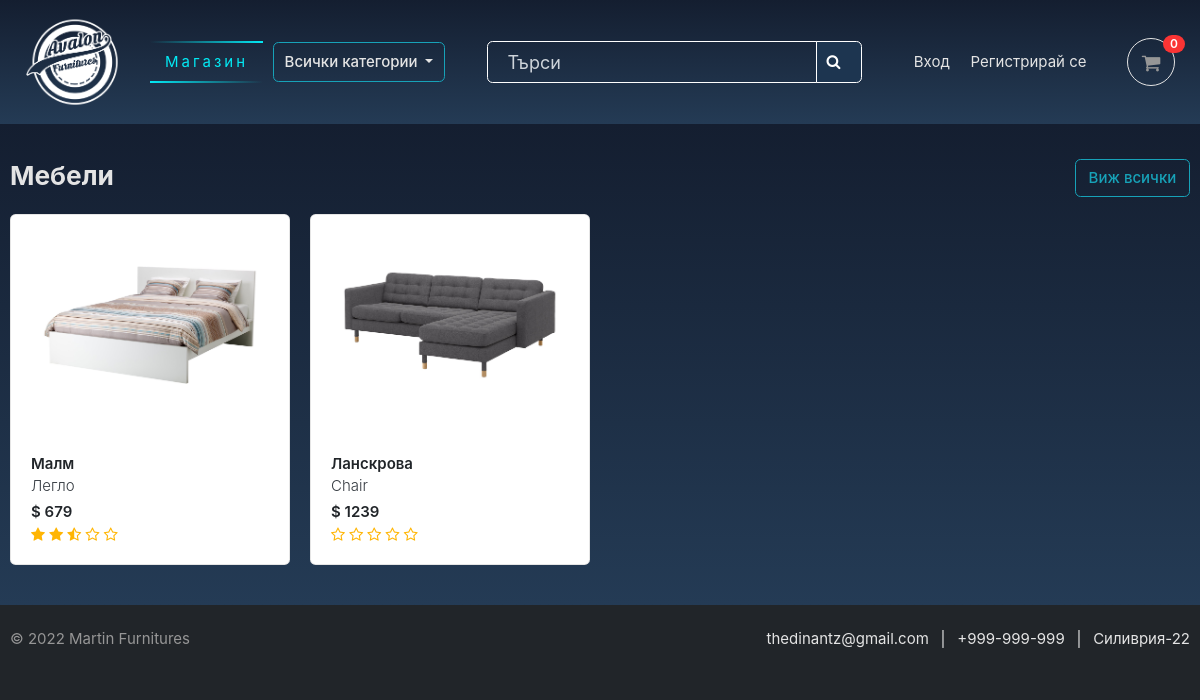
The app's page /, older data.
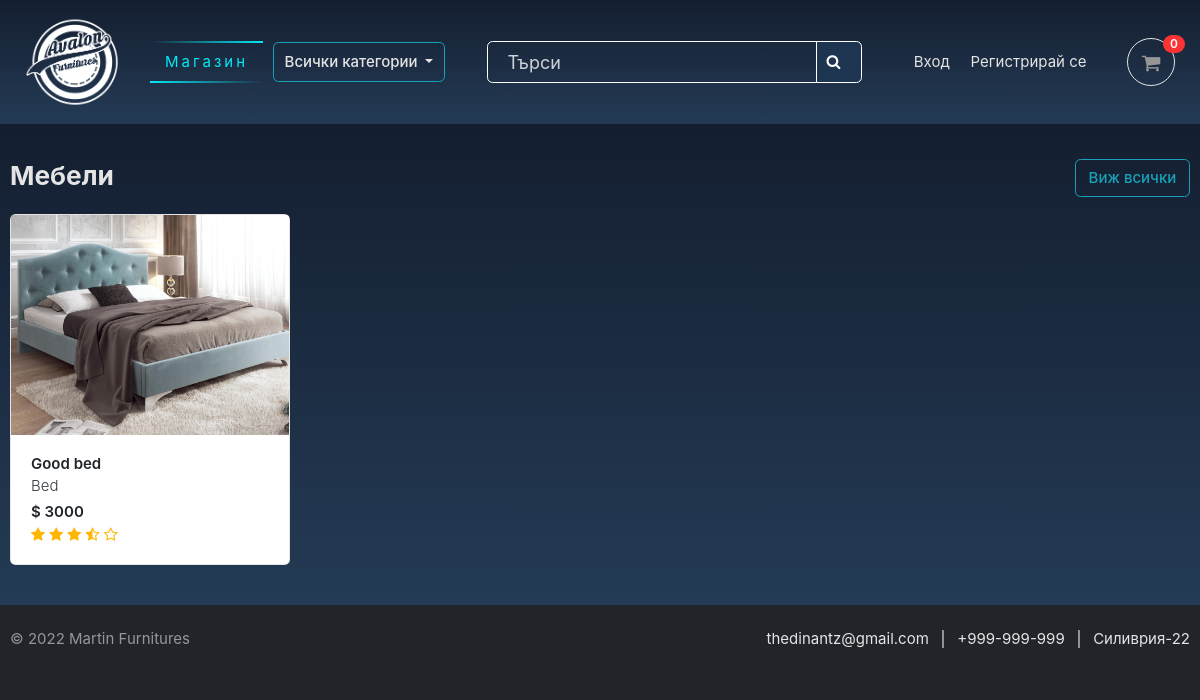
The same page, newer data.
### store/models.py (models this page shows, shortened)
class Product(models.Model):
    product_name = models.CharField(max_length=50, unique=True)
    slug = models.SlugField(max_length=50, unique=True)
    description = models.TextField(max_length=600, blank=True)
    dimensions = models.TextField(max_length=200, blank=True)
    type = models.CharField(max_length=50, null=False, blank=False)
    price = models.IntegerField()
    images = models.ImageField(upload_to='photos/products')
    stock = models.IntegerField()
    is_available = models.BooleanField(default=True)
    category = models.ForeignKey(Category, on_delete=models.CASCADE)
    created_date = models.DateTimeField(auto_now_add=True)
    modified_date = models.DateTimeField(auto_now=True)
    def get_url(self):
        return reverse('product_detail', args=[self.category.slug, self.slug])
    def averageReview(self):
        reviews = ReviewRating.objects.filter(product=self, status=True).aggregate(average=Avg('rating'))
        avg = 0
        if reviews['average'] is not None:
            avg = float(reviews['average'])
        return avg

### ecommerce/views.py (the view)
# urls.py: 2. Add a URL to urlpatterns:  path('', views.home, name='home')
def home(request):
    products = Product.objects.all().filter(is_available=True)
    context = {
        'products': products,
    }
    return render(request, 'home.html', context)

### carts/context_processors.py (called while the page is built)
def counter(request):
    cart_count = 0
    if 'admin' in request.path:
        return {}
    else:
        try:
            cart = Cart.objects.filter(cart_id=_cart_id(request))
            if request.user.is_authenticated:
                cart_items = CartItem.objects.all().filter(user=request.user)
            else:
                cart_items = CartItem.objects.all().filter(cart=cart[:1])
            for cart_item in cart_items:
                cart_count += cart_item.quantity
        except Cart.DoesNotExist:
            cart_count = 0
    return dict(cart_count=cart_count)

### carts/views.py (called while the page is built)
def _cart_id(request):
    cart = request.session.session_key
    if not cart:
        cart = request.session.create()
    return cart

### category/context_processors.py (called while the page is built)
def menu_links(request):
    links = Category.objects.all()
    return dict(links=links)

### category/models.py (called while the page is built)
    def get_url(self):
        return reverse('products_by_category', args=[self.slug])

### templates/home.html (shortened to what this page needs)
{% extends 'base.html' %}
{% load static %}
{% block content %}
<section class="section padding-y-sm coloringlinear">
<div class="container">
<header class="section-heading">
	<a href="{% url 'store' %}" class="btn btn-outline-info float-right">Виж всички</a>
	<h3 class="section-title text-light">Мебели</h3>
</header>
<div class="row">
	{% for product in products %}
	<div class="col-md-3">
		<div class="card card-product-grid">
			<a href="{{ product.get_url }}" class="img-wrap"> <img src="{{ product.images.url }}"> </a>
			<figcaption class="info-wrap">
				<a href="{{ product.get_url }}" class="title font-weight-bold">{{ product.product_name }}</a>
				<div class="font-weight-light">{{ product.type }}</div>
				<div class="price mt-1">$ {{ product.price }}</div>
				<div class="rating-star">
					<span>
						<i class="fa fa-star{% if product.averageReview < 0.5 %}-o{% elif product.averageReview >= 0.5 and product.averageReview < 1 %}-half-o {% endif %}" aria-hidden="true"></i>
						<i class="fa fa-star{% if product.averageReview < 1.5 %}-o{% elif product.averageReview >= 1.5 and product.averageReview < 2 %}-half-o {% endif %}" aria-hidden="true"></i>
						<i class="fa fa-star{% if product.averageReview < 2.5 %}-o{% elif product.averageReview >= 2.5 and product.averageReview < 3 %}-half-o {% endif %}" aria-hidden="true"></i>
						<i class="fa fa-star{% if product.averageReview < 3.5 %}-o{% elif product.averageReview >= 3.5 and product.averageReview < 4 %}-half-o {% endif %}" aria-hidden="true"></i>
						<i class="fa fa-star{% if product.averageReview < 4.5 %}-o{% elif product.averageReview >= 4.5 and product.averageReview < 5 %}-half-o {% endif %}" aria-hidden="true"></i>
						</span>
				</div>
			</figcaption>
		</div>
	</div>
	{% endfor %}
</div>
</div>
</section>
</body>
</html>
{% endblock content %}

### templates/base.html (shortened to what this page needs)
{% load static %}
<!DOCTYPE HTML>
<html lang="en">
<head>
<link href="{% static 'css/bootstrap.css' %}" rel="stylesheet" type="text/css"/>
<link href="{% static 'fonts/fontawesome/css/all.min.css' %}" type="text/css" rel="stylesheet">
<link href="{% static 'css/ui.css' %}" rel="stylesheet" type="text/css"/>
<link href="{% static 'css/responsive.css' %}" rel="stylesheet" media="only screen and (max-width: 1200px)" />
<link href="{% static 'css/custom.css' %}" rel="stylesheet" type="text/css"/>
<link rel="stylesheet" href="https://cdnjs.cloudflare.com/ajax/libs/font-awesome/4.7.0/css/font-awesome.min.css">
<link href="{% static 'css/custom2.css' %}" rel="stylesheet" type="text/css"/>
</head>
<body class="bg-dark">
    {% include 'includes/navbar.html' %}
    {% block content %}{% endblock content %}
    {% include 'includes/footer.html' %}
</body>
</html>

### templates/includes/navbar.html (shortened to what this page needs)
{% load static %}
<header class="navbar navbar-expand-lg navbar-dark coloringlinear">
  <div class="container">
    <a class="navbar-brand" href="{% url 'home' %}">
      <img src="{% static './images/logo.png' %}" width="100" height="100">
    </a>
    <a href="{% url 'store' %}" class="a-glow"><span></span>
      <span></span>
      Магазин</a>
    <div class="collapse navbar-collapse ml-auto" id="navbarNav">
      <ul class="navbar-nav">
        <li class="nav-item dropdown">
          <a class="nav-link dropdown-toggle btn btn-outline-info text-light" id="navbarDropdownMenuLink" role="button" data-toggle="dropdown" aria-haspopup="true" aria-expanded="false">
            Всички категории
          </a>
        </li>
      </ul>
      <form class="form-inline my-2 my-lg-0 ml-auto" action="{% url 'search' %}">
        <div class="input-group">
            <input type="text" class="form-control" placeholder="Търси" name="keyword" required style="font-size: 18px; padding: 12px 20px;background-color: transparent; border-color: #ffffff; color: rgb(255, 255, 255);">
            <div class="input-group-append">
                <button class="btn btn-outline-secondary" type="submit" style="background: #1d3550; color: rgb(255, 255, 255); padding: 10px 20px 10px 10px; height: 42px;display: flex; align-items: center;border-color: #ffffff;">
                    <i class="fa fa-search"></i>
                </button>
            </div>
        </div>
    </form>
      <ul class="navbar-nav ml-auto">
      {% if user.is_authenticated %}
        <li class="nav-item">
          <a class="nav-link text-light" href="{% url 'dashboard' %}">Табло</a>
        </li>
        <li class="nav-item">
          <a class="nav-link text-light" href="{% url 'logout' %}">Излез от профила</a>
        </li>
      {% else %}
        <li class="nav-item">
          <a class="nav-link text-light" href="{% url 'login' %}">Вход</a>
        </li>
        <li class="nav-item">
          <a class="nav-link text-light" href="{% url 'register' %}">Регистрирай се</a>
        </li>
      {% endif %}
      </ul>
        <a href="{% url 'cart' %}" class="widget-header pl-3 ml-3 text-light">
          <div class="icon icon-sm rounded-circle border text-light">
            <i class="fa fa-shopping-cart"></i>
          </div>
          <span class="badge badge-pill badge-light notify">{{cart_count}}</span>
        </a>
      </div>
    </div>
</header>

### templates/includes/footer.html
<footer class="bg-dark text-light py-4">
  <div class="container">
    <div class="row">
      <div class="col-md-6">
        <p class="text-muted"> &copy; 2022 Martin Furnitures </p>
      </div>
      <div class="col-md-6 text-md-right">
        <a href="#" class="text-light">thedinantz@gmail.com</a>
        <span class="px-2"> | </span>
        <a href="#" class="text-light">+999-999-999</a>
        <span class="px-2"> | </span>
        <span class="text-light">Силиврия-22</span>
      </div>
    </div>
  </div>
</footer>
</body>
</html>

### static/css/ui.css (style rules this page uses)
html { font-family: "Inter", sans-serif; font-size: 15px; }
.img-wrap { text-align: center; display: block; }
.img-wrap img { max-width: 100%; }
.icon-xs, .icon-sm, .icon-md, .icon-lg { display: inline-block; text-align: center; flex-shrink: 0; flex-grow: 0; }
.icon-sm { width: 48px; height: 48px; line-height: 48px !important; font-size: 20px; }
.padding-y-sm { padding-top: 20px; padding-bottom: 20px; }
.section-heading { margin-bottom: 20px; margin-top: 15px; }
.section-title { color: #212529; }
p:last-child { margin-bottom: 0; }
.widget-header { display: inline-block; vertical-align: middle; position: relative; }
.widget-header i { color: #969696; }
.widget-header .notify { position: absolute; top: -3px; right: -10px; }
[class*=card-product] a.title { color: #212529; display: block; }
[class*=card-product] .img-wrap { overflow: hidden; position: relative; }
[class*=card-product] .img-wrap img { height: 100%; max-width: 100%; width: auto; display: inline-block; -o-object-fit: cover; object-fit: cover; }
.card-product-grid { margin-bottom: 20px; }
.card-product-grid .img-wrap { border-radius: 0.2rem 0.2rem 0 0; height: 220px; }
.card-product-grid .info-wrap { overflow: hidden; padding: 18px 20px; }
.card .img-wrap { overflow: hidden; }
.notify { position: absolute; top: -4px; right: -10px; display: inline-block; padding: 0.25em 0.6em; font-size: 12px; line-height: 1; text-align: center; border-radius: 3rem; color: #fff; background-color: #fa3434; }
.price { font-weight: 600; color: #212529; }

### static/css/custom.css (style rules this page uses)
.rating-star i { color: #ffb503 !important; }

### static/css/custom2.css (style rules this page uses)
.coloringlinear { background: linear-gradient(#141e30, #243b55); }
.a-glow { position: relative; display: inline-block; padding: 10px 15px; margin: 5px 0; color: #03e9f4; letter-spacing: 3px; overflow: hidden; margin-right: 10px; margin-left: 10px; }
.a-glow span { position: absolute; display: block; }
.a-glow span:nth-child(1) { top: 0; left: 0; width: 100%; height: 2px; background: linear-gradient(90deg,transparent,#03e9f4); animation: animate1 1s linear infinite; }
.a-glow span:nth-child(3) { bottom: 0; right: 0; width: 100%; height: 2px; background: linear-gradient(270deg,transparent,#03e9f4); animation: animate3 1s linear infinite; animation-delay: 0.50s; }

Row changes from the older to the newer data that the page shows:
removed Product: images (picture), product_name "Малм", type "Легло", price "679"
removed Product: images (picture), product_name "Ланскрова", type "Chair", price "1239"
added Product: images (picture), product_name "Good bed", type "Bed", price "3000"
